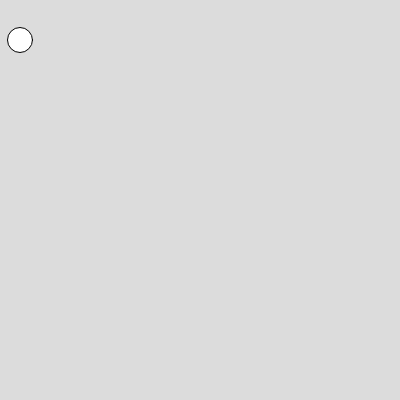
Frame 1 (no input)
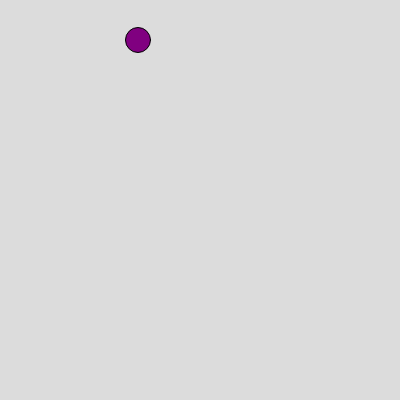
Frame 60 (no input)
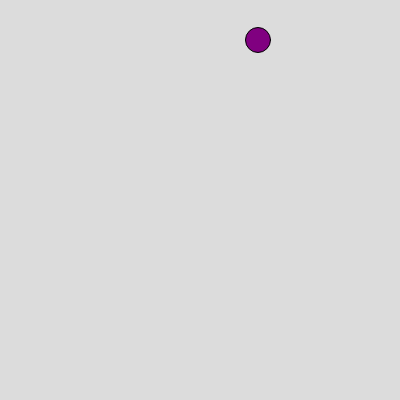
Frame 120 (the mouse pressed at the canvas centre since frame 60)

The p5.js sketch that drew these frames (run headless with seeded random() and noise() and a simulated clock; from frame 60 on, the mouse is pressed at the canvas centre):

// p5.js sketch
// ── sketch.js
var ball={
 x:20,
 y:40,
 r:25,
 xspeed:0,
 yspeed:0,
 color:["blue","red","purple"]
  
  
}
  function setup() {
  createCanvas(400, 400);
}

function draw() {
  background(220);
  circle(ball.x,ball.y,ball.r)
  fill(ball.color[2])
  ball.xspeed=2
  ball.x=ball.x+ball.xspeed
}
